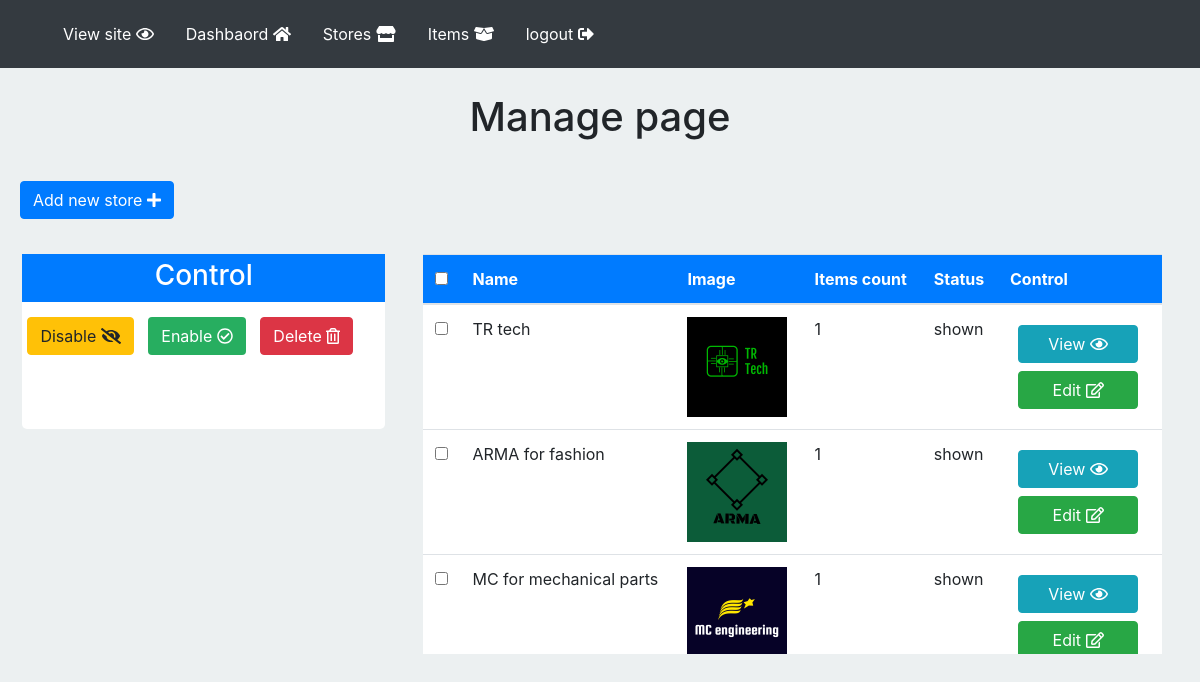
/Admin/store.php?page=manage (signed in), run on the app's committed database.
### tables this page shows
CREATE TABLE `store` (
  `ID` int(11) NOT NULL,
  `name` varchar(255) NOT NULL,
  `image` varchar(255) NOT NULL,
  `status` tinyint(4) NOT NULL DEFAULT 1
);

### Admin/includes/functions/fun.php (called while the page is built, shortened)
<?php
function checkItem($item , $table , $val){
    global $con;
    $stmt = $con->prepare("SELECT
    $item
FROM $table
WHERE
 $item = '$val' ");
$stmt->execute();
$count = $stmt->rowCount();
return $count;
}
?>

### Admin/store.php (the view, shortened to what this page needs)
<?php
include 'connect.php';
include 'includes/functions/fun.php';
include 'includes/header.php';
include 'includes/navbar.php';
include 'classes/store.php';
?>
<link rel="stylesheet" type="text/css" href="layout/css/style.css">
<?php
if(isset($_SESSION['ID']) && checkItem('ID','admin',$_SESSION['ID'])==1){
    $page = $_GET['page'];
    if($page=='manage'){
        $stmt = $con->prepare("SELECT * FROM `store`");
        $stmt->execute();
$stores = $stmt->fetchAll();
        ?>
        <h1>Manage page </h1>
        <a href="store.php?page=add"><button type="button" class="btn btn-primary add-new" >Add new store <i class="fas fa-plus"></i></button></a>
        <div class="container-fluid">
            <div class="row">
                 <div class="col-lg-4 col-md-12">
<form method="POST" action="">
        <div class="control-box">
            <div class="heading">
                <h3>Control</h3>
            </div>
            <button type="submit" class="btn btn-warning" name="disable">Disable <i class="fas fa-eye-slash"></i></button>
            <button type="submit" class="btn " name="enable" style="background-color: #27ae60; color: white;">Enable <i class="far fa-check-circle"></i></button>
              <button type="submit" onclick="Fonfrim()" name="delete" class="btn btn-danger">Delete <i class="far fa-trash-alt"></i></button>
        </div>
                </div>
                <div class="col-lg-8 col-md-12">
                    <div class="table-responsive table-frame" style="height:400px">
        <table class="table  manage_table" >
            <thead>
                <tr>
                     <th><input type="checkbox" name="select all" id="select-all"></th>
                    <th>Name</th>
                     <th>Image</th>
                    <th>Items count</th>
                    <th>Status</th>
                    <th>Control</th>
                </tr>
            </thead>
<?php
foreach($stores as $store){
    ?>
     <tr>
           <td><input type="checkbox" name="check[]" value="<?php echo $store['ID']; ?>"></td>
                    <td><?php echo $store['name']; ?></td>
                    <td>
                        <img src="uploads/stores/<?php echo $store['image']; ?>" style="max-width: 100px;">
                    </td>
                    <td>1</td>
                    <td>
                        <?php if($store['status']==1){
                            echo 'shown';
                        }else{
                            echo 'hided';
                        } ?>
                    </td>
                    <td class="control">
                          <a href="store.php?page=view&id=<?php echo $store['ID']; ?>">
                            <button type="button" class="btn btn-info">View <i class="far fa-eye"></i></button></a>
                        <a href="?page=edit&id=<?php echo $store['ID']; ?>"><button type="button" class="btn btn-success">Edit <i class="far fa-edit"></i></button></a>
                    </td>
                </tr>
    <?php
}
?>
        </table>
</div>
                </div>
            </div>
        </div>
       <?php
    }
}else{
    header('location:login.php');
}
?>
<?php
include 'includes/footer.php';
?>

### Admin/layout/css/style.css (style rules this page uses)
body { background-color: #ecf0f1; }
h1 { margin: 25px 0px 25px 0px; text-align: center; font-size: 40px; }
.add-new { margin: 15px 0px 15px 20px; }
.control-box { background-color: white; width: 100%; min-height: 175px; border-radius: 5px; float: right; width: 98%; min-width: 230px; margin: 20px 0px 20px 1%; }
.control-box .heading { margin: 0px 0px 10px 0px; background-color: #007bff; height: 48px; color: white; text-align: center; }
.control-box .heading h3 { padding: 5px; }
.control-box button { margin: 5px; }
.table-frame { width: 98%; min-width: 250px; margin: 20px 0px 20px 0%; }
.manage_table { width: 98%; min-width: 250px; margin: 0px 0px 20px 1%; }
.manage_table thead { background-color: #007bff ; color: white; }
.manage_table tbody .control a { text-decoration: none; }
.manage_table tbody .control button { margin: 8px; width: 120px; height: 38px; display: block; }

### data on the page
store: name "TR tech", image (picture), status "shown"
store: name "ARMA for fashion", image (picture), status "shown"
store: name "MC for mechanical parts", image (picture), status "shown"
